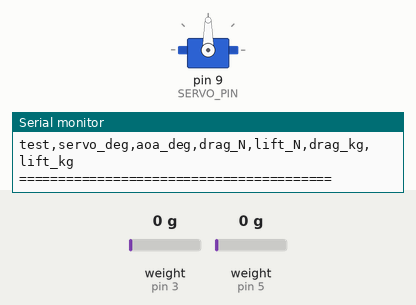
This sketch was run on a simulated Arduino Uno, built with avr-gcc and run on an emulated ATmega328P. Shown: servo, the last lines printed to the serial monitor. The inputs (shaded band) are chosen by the test bench; at power-on: weight on the scale (sensors on pin 3, pin 5) 0 g.

Above: at 0.1 s.
At 30.3 s:
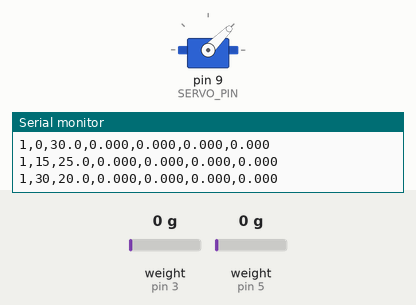
At 61.9 s:
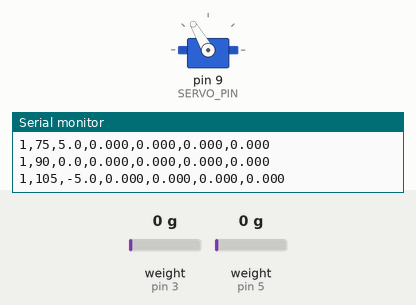
At 127.5 s:
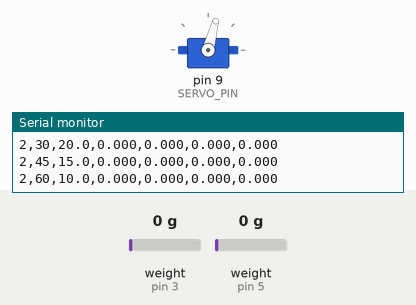
Timing chart, 0 to 129.0 s (numbered marks = the images above):
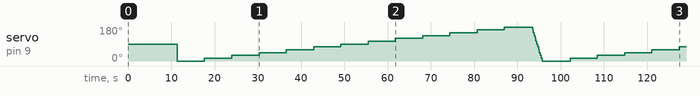

The sketch:

final_3tests_windtunnel.ino
```cpp
#include <Servo.h>
#include "HX711.h"

// ---------------- SERVO ----------------
Servo myservo;
const int SERVO_PIN = 9;

const int STEP_DEG = 15;          // 15° intervals
const int HOLD_MS  = 4000;        // hold time at each angle for data collection
const int SETTLE_MS = 300;        // settle after moving
const int TESTS = 3;

#define DRAG_CLK  2
#define DRAG_DOUT 3
HX711 scaleDrag;

#define LIFT_CLK  4
#define LIFT_DOUT 5
HX711 scaleLift;

float calibDrag = -82300000;
float calibLift = -116700000;

// Physics
const float G = 9.80665f; // N per kgf reading

// Angles: 0..180 step 15 => 13 points
const int N_ANGLES = (180 / STEP_DEG) + 1;

// Storage for 3 runs (only one measurement per angle per run)
float dragN[TESTS][N_ANGLES];
float liftN[TESTS][N_ANGLES];

// Convert servo angle to your measured AoA (degrees to horizontal)
float servoToAoA(int servoDeg) {
  // From your table: 0->30, 90->0, 180->-30
  return 30.0f - (servoDeg / 3.0f);
}

void zeroSystem() {
  Serial.println("========================================");
  Serial.println("WIND TUNNEL TEST");
  Serial.println("ZEROING SYSTEM (AoA = 0°, servo = 90°)");
  Serial.println("Fan OFF – establishing reference");
  Serial.println("========================================");

  // Put model at 0° AoA before taring to reduce bias
  myservo.write(90);
  delay(1200);

  Serial.println("ZEROING: fan OFF, no aerodynamic load. Taring both load cells...");

  scaleDrag.tare();
  scaleLift.tare();

  Serial.println("Zeroing complete.");
}

void takeMeasurement(int testIndex, int angleIndex, int servoDeg) {
  myservo.write(servoDeg);
  delay(SETTLE_MS);

  // Average 10 samples each
  float drag_kg = scaleDrag.get_units(10);
  float lift_kg = scaleLift.get_units(10);

  float drag_N = drag_kg * G;
  float lift_N = lift_kg * G;

  dragN[testIndex][angleIndex] = drag_N;
  liftN[testIndex][angleIndex] = lift_N;

  float aoa = servoToAoA(servoDeg);

  // Raw CSV output (easy for Excel)
  // test,servo_deg,aoa_deg,drag_N,lift_N,drag_kg,lift_kg
  Serial.print(testIndex + 1);
  Serial.print(",");
  Serial.print(servoDeg);
  Serial.print(",");
  Serial.print(aoa, 1);
  Serial.print(",");
  Serial.print(drag_N, 3);
  Serial.print(",");
  Serial.print(lift_N, 3);
  Serial.print(",");
  Serial.print(drag_kg, 3);
  Serial.print(",");
  Serial.println(lift_kg, 3);

  delay(HOLD_MS);
}

float meanOf(float arr[TESTS], int n) {
  float s = 0.0f;
  for (int i = 0; i < n; i++) s += arr[i];
  return s / n;
}

float stddevOf(float arr[TESTS], int n) {
  // sample standard deviation (n-1)
  if (n < 2) return 0.0f;
  float m = meanOf(arr, n);
  float s2 = 0.0f;
  for (int i = 0; i < n; i++) {
    float d = arr[i] - m;
    s2 += d * d;
  }
  return sqrt(s2 / (n - 1));
}

void setup() {
  Serial.begin(9600);

  myservo.attach(SERVO_PIN);

  scaleDrag.begin(DRAG_DOUT, DRAG_CLK);
  scaleLift.begin(LIFT_DOUT, LIFT_CLK);

  scaleDrag.set_scale(calibDrag);
  scaleLift.set_scale(calibLift);

  Serial.println("test,servo_deg,aoa_deg,drag_N,lift_N,drag_kg,lift_kg");

  // Zero once at the beginning
  zeroSystem();

  delay(8000);

  // -------- Run tests --------
  for (int t = 0; t < TESTS; t++) {
    Serial.print("START_TEST,");
    Serial.println(t + 1);


    // Up sweep: 0 → 180 (record one point per angle)
    int idx = 0;
    for (int angle = 0; angle <= 180; angle += STEP_DEG) {
      takeMeasurement(t, idx, angle);
      idx++;
    }

    // Down sweep: 180 → 0 (motion only, no recording, to complete "full sweep")
    for (int angle = 180; angle >= 0; angle -= STEP_DEG) {
      myservo.write(angle);
      delay(200); // small motion delay; no 4s hold here
    }

    Serial.print("END_TEST,");
    Serial.println(t + 1);
  }
  Serial.println("ALL TESTS COMPLETE.");
}

void loop() {
  while (true) {
    delay(1000);
  }
}
```

Measured:
- by itself, servo on pin 9 (SERVO_PIN): 90° → 0° at 11.4 s, → 15° 6.3 s later, → 30° 6.3 s later, → 45° 6.3 s later, … (30 changes in this stretch)
